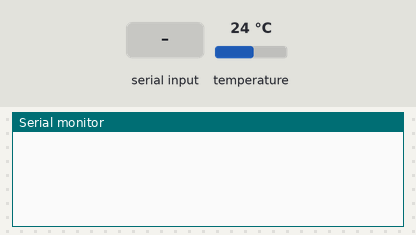
A program run on a simulated ESP32. Shown: the last lines printed to the serial monitor. The inputs (shaded band) are chosen by the test bench; at power-on: temperature 24 °C.

Above: at 1.5 s.
1.6 s: "90,45\n" received over Serial
At 1.9 s:
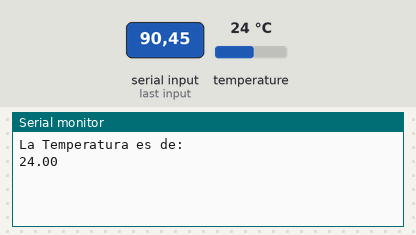
3.1 s: temperature set to 12 °C
At 3.9 s:
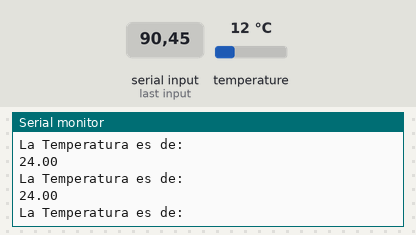

Measured:
- after the input at 1.6 s, the serial monitor: prints a new line at once (image 1)

The program:

main.cpp
```cpp
//Incluir las bibliotecas OneWire y DallasTemperature

#include <OneWire.h>

#include <DallasTemperature.h>
int button;
String temp = "La Temperatura es de: ";

//Selecciona el pin al que se conecta el sensor de temperatura

const int oneWireBus = 22;

//Comunicar que vamos a utilizar la interfaz oneWire

OneWire oneWire(oneWireBus);

//Indica que el sensor utilizará la interfaz OneWire

DallasTemperature sensors (&oneWire);

void setup() {

  //Ajustar la velocidad para el monitor serie

  Serial.begin(9600);

}

void loop() {
  sensors.requestTemperatures();
  float temperatureC = sensors.getTempCByIndex(0);

  while (Serial.available() == 0 ){

  }
  Serial.println(temp);
  button = Serial.parseInt(); //parse==analizar Int == lo va analizar como unmero entero
  Serial.println(temperatureC);

}
```
